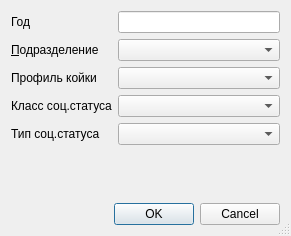
<?xml version="1.0" encoding="UTF-8"?>
<ui version="4.0">
 <class>StationaryF016SetupDialog</class>
 <widget class="QDialog" name="StationaryF016SetupDialog">
  <property name="windowModality">
   <enum>Qt::ApplicationModal</enum>
  </property>
  <property name="geometry">
   <rect>
    <x>0</x>
    <y>0</y>
    <width>291</width>
    <height>236</height>
   </rect>
  </property>
  <property name="windowTitle">
   <string>параметры отчёта</string>
  </property>
  <property name="sizeGripEnabled">
   <bool>true</bool>
  </property>
  <layout class="QGridLayout" name="gridLayout">
   <item row="0" column="0">
    <widget class="QLabel" name="lblYear">
     <property name="sizePolicy">
      <sizepolicy hsizetype="Maximum" vsizetype="Fixed">
       <horstretch>0</horstretch>
       <verstretch>0</verstretch>
      </sizepolicy>
     </property>
     <property name="text">
      <string>Год</string>
     </property>
    </widget>
   </item>
   <item row="0" column="2">
    <widget class="QLineEdit" name="edtYear">
     <property name="maxLength">
      <number>4</number>
     </property>
    </widget>
   </item>
   <item row="1" column="0" colspan="2">
    <widget class="QLabel" name="lblOrgStructure">
     <property name="sizePolicy">
      <sizepolicy hsizetype="Maximum" vsizetype="Fixed">
       <horstretch>0</horstretch>
       <verstretch>0</verstretch>
      </sizepolicy>
     </property>
     <property name="text">
      <string>&amp;Подразделение</string>
     </property>
     <property name="buddy">
      <cstring>cmbOrgStructure</cstring>
     </property>
    </widget>
   </item>
   <item row="1" column="2">
    <widget class="COrgStructureComboBox" name="cmbOrgStructure"/>
   </item>
   <item row="2" column="0" colspan="2">
    <widget class="QLabel" name="lblProfilBed">
     <property name="sizePolicy">
      <sizepolicy hsizetype="Maximum" vsizetype="Fixed">
       <horstretch>0</horstretch>
       <verstretch>0</verstretch>
      </sizepolicy>
     </property>
     <property name="text">
      <string>Профиль койки</string>
     </property>
    </widget>
   </item>
   <item row="2" column="2">
    <widget class="CRBComboBox" name="cmbProfilBed"/>
   </item>
   <item row="3" column="0" colspan="2">
    <widget class="QLabel" name="lblSocStatusClass">
     <property name="text">
      <string>Класс соц.статуса</string>
     </property>
     <property name="buddy">
      <cstring>cmbSocStatusClass</cstring>
     </property>
    </widget>
   </item>
   <item row="3" column="2">
    <widget class="CSocStatusComboBox" name="cmbSocStatusClass"/>
   </item>
   <item row="4" column="0" colspan="2">
    <widget class="QLabel" name="lblSocStatusType">
     <property name="text">
      <string>Тип соц.статуса</string>
     </property>
     <property name="buddy">
      <cstring>cmbSocStatusType</cstring>
     </property>
    </widget>
   </item>
   <item row="4" column="2">
    <widget class="CRBComboBox" name="cmbSocStatusType"/>
   </item>
   <item row="5" column="1" colspan="2">
    <spacer>
     <property name="orientation">
      <enum>Qt::Vertical</enum>
     </property>
     <property name="sizeHint" stdset="0">
      <size>
       <width>129</width>
       <height>20</height>
      </size>
     </property>
    </spacer>
   </item>
   <item row="6" column="1" colspan="2">
    <widget class="QDialogButtonBox" name="buttonBox">
     <property name="orientation">
      <enum>Qt::Horizontal</enum>
     </property>
     <property name="standardButtons">
      <set>QDialogButtonBox::Cancel|QDialogButtonBox::Ok</set>
     </property>
    </widget>
   </item>
  </layout>
 </widget>
 <customwidgets>
  <customwidget>
   <class>COrgStructureComboBox</class>
   <extends>QComboBox</extends>
   <header>Orgs/OrgStructComboBoxes.h</header>
  </customwidget>
  <customwidget>
   <class>CRBComboBox</class>
   <extends>QComboBox</extends>
   <header>library/crbcombobox.h</header>
  </customwidget>
  <customwidget>
   <class>CSocStatusComboBox</class>
   <extends>QComboBox</extends>
   <header>Registry/SocStatusComboBox.h</header>
  </customwidget>
 </customwidgets>
 <tabstops>
  <tabstop>cmbOrgStructure</tabstop>
  <tabstop>buttonBox</tabstop>
 </tabstops>
 <resources/>
 <connections>
  <connection>
   <sender>buttonBox</sender>
   <signal>accepted()</signal>
   <receiver>StationaryF016SetupDialog</receiver>
   <slot>accept()</slot>
   <hints>
    <hint type="sourcelabel">
     <x>112</x>
     <y>177</y>
    </hint>
    <hint type="destinationlabel">
     <x>102</x>
     <y>90</y>
    </hint>
   </hints>
  </connection>
  <connection>
   <sender>buttonBox</sender>
   <signal>rejected()</signal>
   <receiver>StationaryF016SetupDialog</receiver>
   <slot>reject()</slot>
   <hints>
    <hint type="sourcelabel">
     <x>225</x>
     <y>177</y>
    </hint>
    <hint type="destinationlabel">
     <x>236</x>
     <y>76</y>
    </hint>
   </hints>
  </connection>
 </connections>
</ui>
